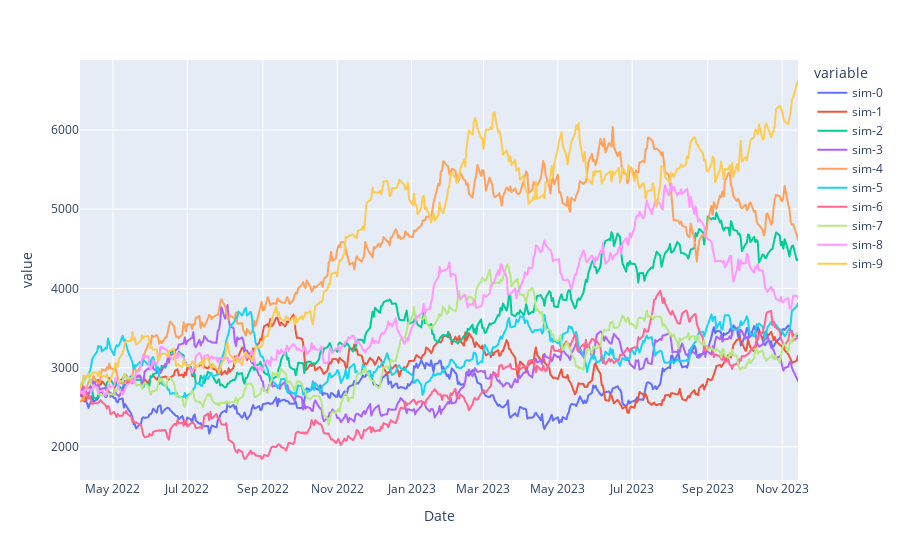
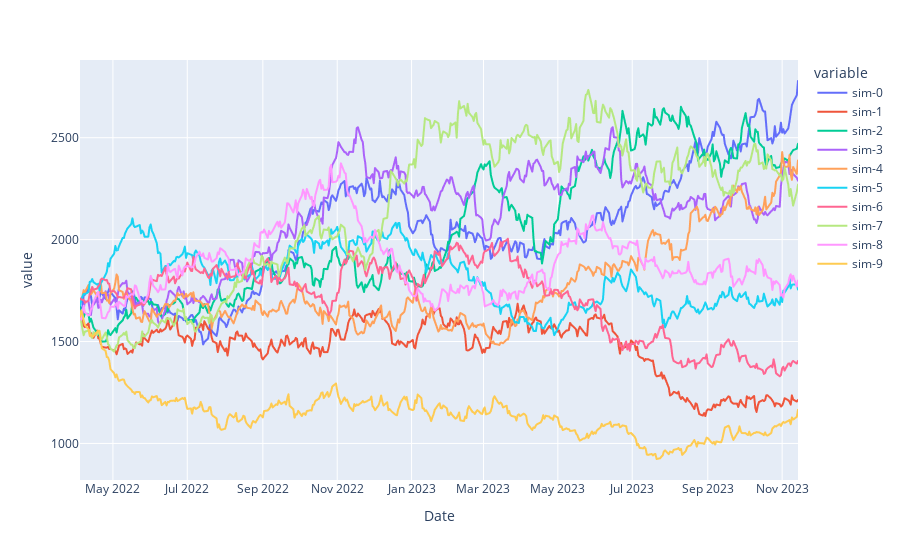

The notebook cell these images were saved under, in order:
### Markdown cell above
#### For HDFCLTD:

### Code cell
# RUN THIS CELL MY TIMES AS YOU LIKE TO

################# HDFC LTD ###########################

mu = mu_a
sigma = sigma_a

r_min = 0 # Not used
r_max = 0 # Not used
n_days = n_days

#start_date = datetime.datetime.strptime("2022-04-04", "%Y-%m-%d").date()
start_date = date_of_announcement

m_sims = 10
# m_sims = num_simulations

initial_value = reference_price_hdfcltd
gen_reports=False


hdfcltd_mc = monte_carlo_generator(mu, sigma, r_min, r_max, n_days, start_date, m_sims, initial_value, gen_reports)


################# HDFC BANK ###########################

mu = mu_b
sigma = sigma_b

r_min = 0 # Not used
r_max = 0 # Not used
n_days = n_days

#start_date = datetime.datetime.strptime("2022-04-04", "%Y-%m-%d").date()
start_date = date_of_announcement

m_sims = 10
#m_sims = num_simulations

initial_value = reference_price_hdfcbank
gen_reports=False

hdfcbank_mc = monte_carlo_generator(mu, sigma, r_min, r_max, n_days, start_date, m_sims, initial_value, gen_reports)

# plotly express
fig_hdfcltd = px.line(data_frame = hdfcltd_mc, x='Date', y=['sim-0', 'sim-1', 'sim-2', 'sim-3', 'sim-4', 'sim-5', 'sim-6',
       'sim-7', 'sim-8', 'sim-9'])
fig_hdfcltd.show()

fig_hdfcbank = px.line(data_frame = hdfcbank_mc, x='Date', y=['sim-0', 'sim-1', 'sim-2', 'sim-3', 'sim-4', 'sim-5', 'sim-6',
       'sim-7', 'sim-8', 'sim-9'])
fig_hdfcbank.show()

### Figure 1 — Plotly figure (JSON) as saved in the notebook; plotly's stock layout.template omitted (floating-point values rounded to 4 significant figures; data arrays with more than 128 entries replaced by an {"elided": "..."} marker saying what was removed)
{"data": [{"hovertemplate": "variable=sim-0<br>Date=%{x}<br>value=%{y}<extra></extra>", "legendgroup": "sim-0", "line": {"color": "#636efa", "dash": "solid"}, "marker": {"symbol": "circle"}, "mode": "lines", "name": "sim-0", "showlegend": true, "type": "scattergl", "x": {"elided": "422 str values"}, "xaxis": "x", "y": {"elided": "422 float values"}, "yaxis": "y"}, {"hovertemplate": "variable=sim-1<br>Date=%{x}<br>value=%{y}<extra></extra>", "legendgroup": "sim-1", "line": {"color": "#EF553B", "dash": "solid"}, "marker": {"symbol": "circle"}, "mode": "lines", "name": "sim-1", "showlegend": true, "type": "scattergl", "x": {"elided": "422 str values"}, "xaxis": "x", "y": {"elided": "422 float values"}, "yaxis": "y"}, {"hovertemplate": "variable=sim-2<br>Date=%{x}<br>value=%{y}<extra></extra>", "legendgroup": "sim-2", "line": {"color": "#00cc96", "dash": "solid"}, "marker": {"symbol": "circle"}, "mode": "lines", "name": "sim-2", "showlegend": true, "type": "scattergl", "x": {"elided": "422 str values"}, "xaxis": "x", "y": {"elided": "422 float values"}, "yaxis": "y"}, {"hovertemplate": "variable=sim-3<br>Date=%{x}<br>value=%{y}<extra></extra>", "legendgroup": "sim-3", "line": {"color": "#ab63fa", "dash": "solid"}, "marker": {"symbol": "circle"}, "mode": "lines", "name": "sim-3", "showlegend": true, "type": "scattergl", "x": {"elided": "422 str values"}, "xaxis": "x", "y": {"elided": "422 float values"}, "yaxis": "y"}, {"hovertemplate": "variable=sim-4<br>Date=%{x}<br>value=%{y}<extra></extra>", "legendgroup": "sim-4", "line": {"color": "#FFA15A", "dash": "solid"}, "marker": {"symbol": "circle"}, "mode": "lines", "name": "sim-4", "showlegend": true, "type": "scattergl", "x": {"elided": "422 str values"}, "xaxis": "x", "y": {"elided": "422 float values"}, "yaxis": "y"}, {"hovertemplate": "variable=sim-5<br>Date=%{x}<br>value=%{y}<extra></extra>", "legendgroup": "sim-5", "line": {"color": "#19d3f3", "dash": "solid"}, "marker": {"symbol": "circle"}, "mode": "lines", "name": "sim-5", "showlegend": true, "type": "scattergl", "x": {"elided": "422 str values"}, "xaxis": "x", "y": {"elided": "422 float values"}, "yaxis": "y"}, {"hovertemplate": "variable=sim-6<br>Date=%{x}<br>value=%{y}<extra></extra>", "legendgroup": "sim-6", "line": {"color": "#FF6692", "dash": "solid"}, "marker": {"symbol": "circle"}, "mode": "lines", "name": "sim-6", "showlegend": true, "type": "scattergl", "x": {"elided": "422 str values"}, "xaxis": "x", "y": {"elided": "422 float values"}, "yaxis": "y"}, {"hovertemplate": "variable=sim-7<br>Date=%{x}<br>value=%{y}<extra></extra>", "legendgroup": "sim-7", "line": {"color": "#B6E880", "dash": "solid"}, "marker": {"symbol": "circle"}, "mode": "lines", "name": "sim-7", "showlegend": true, "type": "scattergl", "x": {"elided": "422 str values"}, "xaxis": "x", "y": {"elided": "422 float values"}, "yaxis": "y"}, {"hovertemplate": "variable=sim-8<br>Date=%{x}<br>value=%{y}<extra></extra>", "legendgroup": "sim-8", "line": {"color": "#FF97FF", "dash": "solid"}, "marker": {"symbol": "circle"}, "mode": "lines", "name": "sim-8", "showlegend": true, "type": "scattergl", "x": {"elided": "422 str values"}, "xaxis": "x", "y": {"elided": "422 float values"}, "yaxis": "y"}, {"hovertemplate": "variable=sim-9<br>Date=%{x}<br>value=%{y}<extra></extra>", "legendgroup": "sim-9", "line": {"color": "#FECB52", "dash": "solid"}, "marker": {"symbol": "circle"}, "mode": "lines", "name": "sim-9", "showlegend": true, "type": "scattergl", "x": {"elided": "422 str values"}, "xaxis": "x", "y": {"elided": "422 float values"}, "yaxis": "y"}], "layout": {"legend": {"title": {"text": "variable"}, "tracegroupgap": 0}, "margin": {"t": 60}, "xaxis": {"anchor": "y", "domain": [0, 1], "title": {"text": "Date"}}, "yaxis": {"anchor": "x", "domain": [0, 1], "title": {"text": "value"}}}}

### Figure 2 — Plotly figure (JSON) as saved in the notebook; plotly's stock layout.template omitted (floating-point values rounded to 4 significant figures; data arrays with more than 128 entries replaced by an {"elided": "..."} marker saying what was removed)
{"data": [{"hovertemplate": "variable=sim-0<br>Date=%{x}<br>value=%{y}<extra></extra>", "legendgroup": "sim-0", "line": {"color": "#636efa", "dash": "solid"}, "marker": {"symbol": "circle"}, "mode": "lines", "name": "sim-0", "showlegend": true, "type": "scattergl", "x": {"elided": "422 str values"}, "xaxis": "x", "y": {"elided": "422 float values"}, "yaxis": "y"}, {"hovertemplate": "variable=sim-1<br>Date=%{x}<br>value=%{y}<extra></extra>", "legendgroup": "sim-1", "line": {"color": "#EF553B", "dash": "solid"}, "marker": {"symbol": "circle"}, "mode": "lines", "name": "sim-1", "showlegend": true, "type": "scattergl", "x": {"elided": "422 str values"}, "xaxis": "x", "y": {"elided": "422 float values"}, "yaxis": "y"}, {"hovertemplate": "variable=sim-2<br>Date=%{x}<br>value=%{y}<extra></extra>", "legendgroup": "sim-2", "line": {"color": "#00cc96", "dash": "solid"}, "marker": {"symbol": "circle"}, "mode": "lines", "name": "sim-2", "showlegend": true, "type": "scattergl", "x": {"elided": "422 str values"}, "xaxis": "x", "y": {"elided": "422 float values"}, "yaxis": "y"}, {"hovertemplate": "variable=sim-3<br>Date=%{x}<br>value=%{y}<extra></extra>", "legendgroup": "sim-3", "line": {"color": "#ab63fa", "dash": "solid"}, "marker": {"symbol": "circle"}, "mode": "lines", "name": "sim-3", "showlegend": true, "type": "scattergl", "x": {"elided": "422 str values"}, "xaxis": "x", "y": {"elided": "422 float values"}, "yaxis": "y"}, {"hovertemplate": "variable=sim-4<br>Date=%{x}<br>value=%{y}<extra></extra>", "legendgroup": "sim-4", "line": {"color": "#FFA15A", "dash": "solid"}, "marker": {"symbol": "circle"}, "mode": "lines", "name": "sim-4", "showlegend": true, "type": "scattergl", "x": {"elided": "422 str values"}, "xaxis": "x", "y": {"elided": "422 float values"}, "yaxis": "y"}, {"hovertemplate": "variable=sim-5<br>Date=%{x}<br>value=%{y}<extra></extra>", "legendgroup": "sim-5", "line": {"color": "#19d3f3", "dash": "solid"}, "marker": {"symbol": "circle"}, "mode": "lines", "name": "sim-5", "showlegend": true, "type": "scattergl", "x": {"elided": "422 str values"}, "xaxis": "x", "y": {"elided": "422 float values"}, "yaxis": "y"}, {"hovertemplate": "variable=sim-6<br>Date=%{x}<br>value=%{y}<extra></extra>", "legendgroup": "sim-6", "line": {"color": "#FF6692", "dash": "solid"}, "marker": {"symbol": "circle"}, "mode": "lines", "name": "sim-6", "showlegend": true, "type": "scattergl", "x": {"elided": "422 str values"}, "xaxis": "x", "y": {"elided": "422 float values"}, "yaxis": "y"}, {"hovertemplate": "variable=sim-7<br>Date=%{x}<br>value=%{y}<extra></extra>", "legendgroup": "sim-7", "line": {"color": "#B6E880", "dash": "solid"}, "marker": {"symbol": "circle"}, "mode": "lines", "name": "sim-7", "showlegend": true, "type": "scattergl", "x": {"elided": "422 str values"}, "xaxis": "x", "y": {"elided": "422 float values"}, "yaxis": "y"}, {"hovertemplate": "variable=sim-8<br>Date=%{x}<br>value=%{y}<extra></extra>", "legendgroup": "sim-8", "line": {"color": "#FF97FF", "dash": "solid"}, "marker": {"symbol": "circle"}, "mode": "lines", "name": "sim-8", "showlegend": true, "type": "scattergl", "x": {"elided": "422 str values"}, "xaxis": "x", "y": {"elided": "422 float values"}, "yaxis": "y"}, {"hovertemplate": "variable=sim-9<br>Date=%{x}<br>value=%{y}<extra></extra>", "legendgroup": "sim-9", "line": {"color": "#FECB52", "dash": "solid"}, "marker": {"symbol": "circle"}, "mode": "lines", "name": "sim-9", "showlegend": true, "type": "scattergl", "x": {"elided": "422 str values"}, "xaxis": "x", "y": {"elided": "422 float values"}, "yaxis": "y"}], "layout": {"legend": {"title": {"text": "variable"}, "tracegroupgap": 0}, "margin": {"t": 60}, "xaxis": {"anchor": "y", "domain": [0, 1], "title": {"text": "Date"}}, "yaxis": {"anchor": "x", "domain": [0, 1], "title": {"text": "value"}}}}
